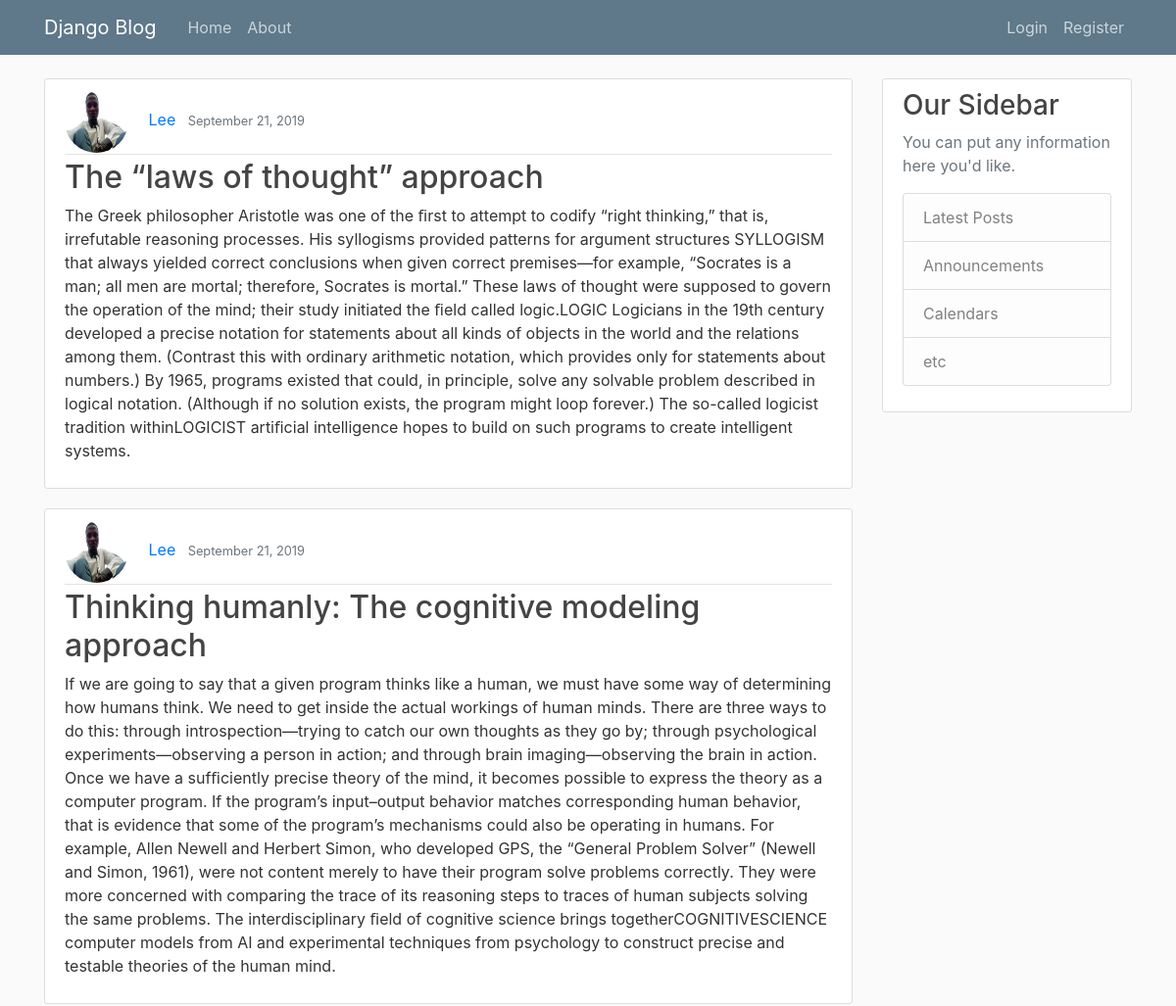
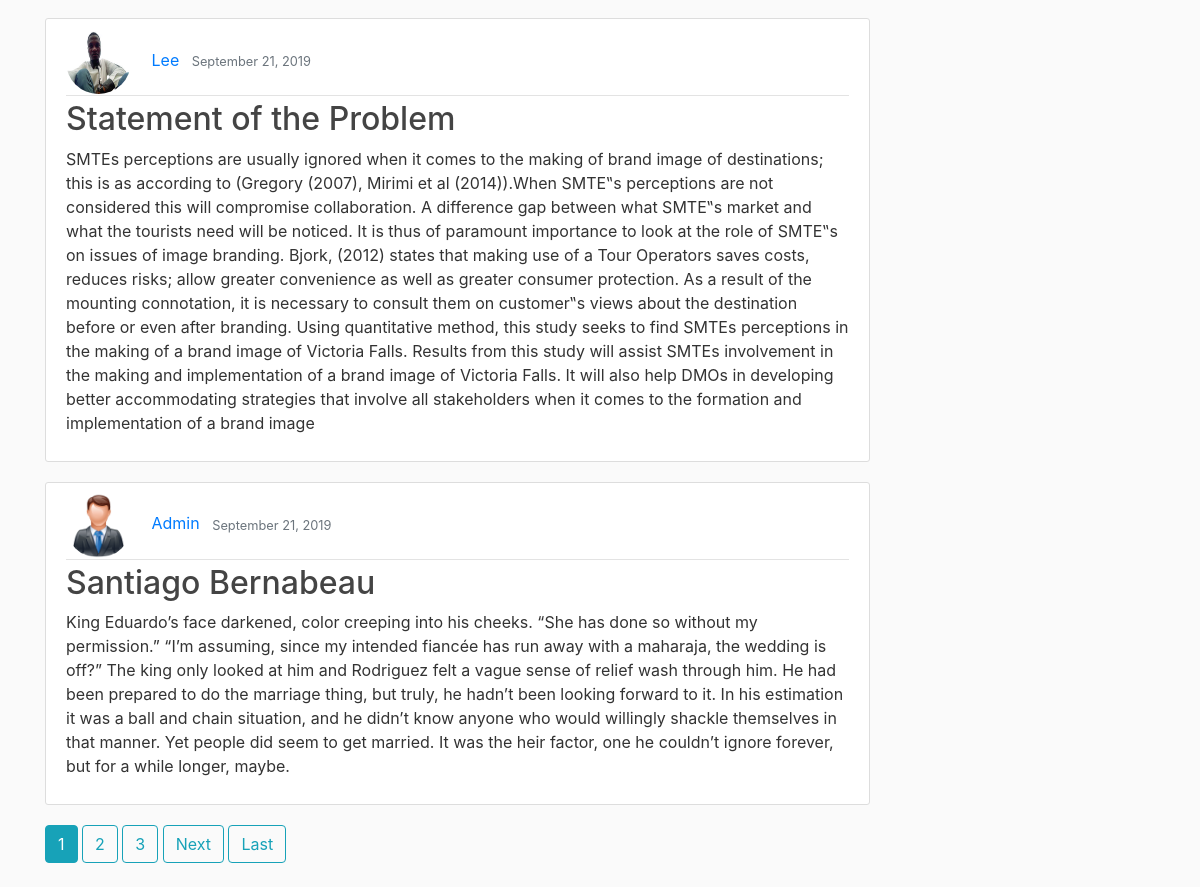
The page / on the database its author committed (2 pictures, top to bottom).
### blog/models.py (models this page shows, shortened)
class Post(models.Model):
    title = models.CharField(max_length=100)
    content = models.TextField()
    date_posted = models.DateTimeField(default=timezone.now)
    author = models.ForeignKey(User, on_delete=models.CASCADE)

### users/models.py (models this page shows, shortened)
class Profile(models.Model):
    user = models.OneToOneField(User, on_delete=models.CASCADE)
    image = models.ImageField(default='default.jpg', upload_to='profile_pics')

### blog/views.py (the view)
# urls.py: path('', PostListView.as_view(), name='blog-home'),  # class based view
class PostListView(ListView):
    model = Post
    template_name = 'blog/home.html'
    context_object_name = 'posts'
    ordering = ['-date_posted']
    paginate_by = 4

### blog/templates/blog/home.html (shortened to what this page needs)
{% extends "blog/base.html" %}
{% block content %}
    {% for post in posts %}
        <article class="media content-section">
          <div class="media-body">
            <div class="article-metadata">
                <img class="rounded-circle article-img" src="{{ post.author.profile.image.url }}">
                <a class="mr-2" href="{% url 'user-posts' post.author.username %}">{{ post.author }}</a>
              <small class="text-muted">{{ post.date_posted|date:"F d, Y" }}</small>
            </div>
              <h2><a class="article-title" href="{% url 'post-detail' post.id %} ">{{ post.title }}</a></h2>
            <p class="article-content">{{ post.content }}</p>
          </div>
        </article>
    {% endfor %}
    {% if is_paginated %}
        {% for num in page_obj.paginator.page_range %}
            {% if page_obj.number == num %}
                <a class="btn btn-info mb-4" href="?page={{ num }}">{{ num }}</a>
            {% elif num > page_obj.number|add:'-3' and num < page_obj.number|add:'3' %}
                <a class="btn btn-outline-info mb-4" href="?page={{ num }}">{{ num }}</a>
            {% endif %}
        {% endfor %}
        {% if page_obj.has_next %}
            <a class="btn btn-outline-info mb-4" href="?page={{ page_obj.next_page_number }}">Next</a>
            <a class="btn btn-outline-info mb-4" href="?page={{ page_obj.paginator.num_pages }}">Last</a>
        {% endif %}
    {% endif %}
{% endblock content %}

### blog/templates/blog/base.html (shortened to what this page needs)
{% load static %}
<!DOCTYPE html>
<html lang="en">
<head>
    <link rel="stylesheet" href="https://maxcdn.bootstrapcdn.com/bootstrap/4.0.0/css/bootstrap.min.css">
    <link rel="stylesheet" href="{% static 'blog/main.css' %}">
</head>
<body>
    <header class="site-header">
      <nav class="navbar navbar-expand-md navbar-dark bg-steel fixed-top">
        <div class="container">
          <a class="navbar-brand mr-4" href="{% url 'blog-home' %}">Django Blog</a>
          <div class="collapse navbar-collapse" id="navbarToggle">
            <div class="navbar-nav mr-auto">
              <a class="nav-item nav-link" href="{% url 'blog-home' %}">Home</a>
              <a class="nav-item nav-link" href="{% url 'blog-about' %}">About</a>
            </div>
            <div class="navbar-nav">
                {% if user.is_authenticated %}
                    <a class="nav-item nav-link" href="{% url 'post-create' %}">Create Post</a>
                  <a class="nav-item nav-link" href="{% url 'profile' %}">Profile</a>
                  <a class="nav-item nav-link" href="{% url 'logout' %}">Logout</a>
                {% else %}
                  <a class="nav-item nav-link" href="{% url 'login' %}">Login</a>
                  <a class="nav-item nav-link" href="{% url 'register' %}">Register</a>
                {% endif %}
            </div>
          </div>
        </div>
      </nav>
    </header>
   <main role="main" class="container">
      <div class="row">
          <div class="col-md-9">
          {% block content %}{% endblock %}
        </div>
          <div class="col-md-3">
          <div class="content-section">
            <h3>Our Sidebar</h3>
            <p class='text-muted'>You can put any information here you'd like.
              <ul class="list-group">
                <li class="list-group-item list-group-item-light">Latest Posts</li>
                <li class="list-group-item list-group-item-light">Announcements</li>
                <li class="list-group-item list-group-item-light">Calendars</li>
                <li class="list-group-item list-group-item-light">etc</li>
              </ul>
            </p>
          </div>
        </div>
      </div>
    </main>
</body>
</html>

### blog/static/blog/main.css (style rules this page uses)
body { background: #fafafa; color: #333333; margin-top: 5rem; }
h1, h2, h3, h4, h5, h6 { color: #444444; }
ul { margin: 0; }
.bg-steel { background-color: #5f788a; }
.site-header .navbar-nav .nav-link { color: #cbd5db; }
.content-section { background: #ffffff; padding: 10px 20px; border: 1px solid #dddddd; border-radius: 3px; margin-bottom: 20px; }
.article-title { color: #444444; }
.article-content { white-space: pre-line; }
.article-img { height: 65px; width: 65px; margin-right: 16px; }
.article-metadata { padding-bottom: 1px; margin-bottom: 4px; border-bottom: 1px solid #e3e3e3 }

### rows shown on the page
Post: author.profile.image (picture), author "Lee", date_posted "September 21, 2019", title "The “laws of thought” approach", content "The Greek philosopher Aristotle was one of the ﬁrst to attempt to codify “right thinking,” that is, irrefutable reasoning processes. His syllogisms provided patterns for argument structures SYLLOGISM that always yielded correct conclusions when given correct premises—for example, “Socrates is a man; all men are mortal; therefore, Socrates is mortal.” These laws of thought were supposed to govern the operation of the mind; their study initiated the ﬁeld called logic.LOGIC Logicians in the 19th century developed a precise notation for statements about all kinds of objects in the world and the relations among them. (Contrast this with ordinary arithmetic notation, which provides only for…"
Post: author.profile.image (picture), author "Lee", date_posted "September 21, 2019", title "Thinking humanly: The cognitive modeling approach", content "If we are going to say that a given program thinks like a human, we must have some way of determining how humans think. We need to get inside the actual workings of human minds. There are three ways to do this: through introspection—trying to catch our own thoughts as they go by; through psychological experiments—observing a person in action; and through brain imaging—observing the brain in action. Once we have a sufﬁciently precise theory of the mind, it becomes possible to express the theory as a computer program. If the program’s input–output behavior matches corresponding human behavior, that is evidence that some of the program’s mechanisms could also be operating in humans. For…"
Post: author.profile.image (picture), author "Lee", date_posted "September 21, 2019", title "Statement of the Problem", content "SMTEs perceptions are usually ignored when it comes to the making of brand image of destinations; this is as according to (Gregory (2007), Mirimi et al (2014)).When SMTE‟s perceptions are not considered this will compromise collaboration. A difference gap between what SMTE‟s market and what the tourists need will be noticed. It is thus of paramount importance to look at the role of SMTE‟s on issues of image branding. Bjork, (2012) states that making use of a Tour Operators saves costs, reduces risks; allow greater convenience as well as greater consumer protection. As a result of the mounting connotation, it is necessary to consult them on customer‟s views about the destination before or…"
Post: author.profile.image (picture), author "Admin", date_posted "September 21, 2019", title "Santiago Bernabeau", content "King Eduardo’s face darkened, color creeping into his cheeks. “She has done so without my permission.” “I’m assuming, since my intended fiancée has run away with a maharaja, the wedding is off?” The king only looked at him and Rodriguez felt a vague sense of relief wash through him. He had been prepared to do the marriage thing, but truly, he hadn’t been looking forward to it. In his estimation it was a ball and chain situation, and he didn’t know anyone who would willingly shackle themselves in that manner. Yet people did seem to get married. It was the heir factor, one he couldn’t ignore forever, but for a while longer, maybe."

### other values the page prints
{{ num }} "1"
{{ num }} "2" "3"
